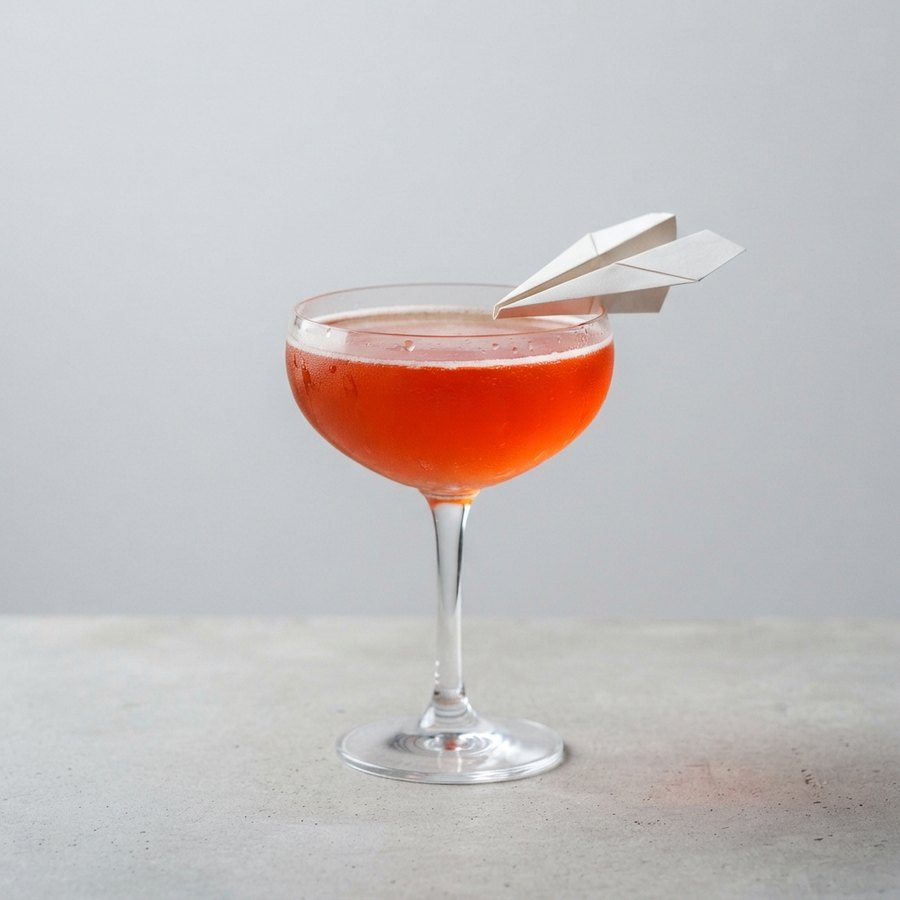
#> input picture specs/v4-mockups/split-min/img/paper-plane.jpg, 900 x 900 px, given in place of paper-plane.jpg.png, which was not available
$ python -i bake.py   (imports and definitions only)
#> lines starting #> are read from the running program, lines starting #| are printed output that depends on the picture; pictures that were not available may be replaced by others from this repository, and a replacement may not be noted
"""
Images for split-min (v4 Split palette on the "less stuff" layout).

  img/<id>.jpg        studio master, full colour, untouched (Split spec section 7)
  img/proof/<id>.jpg  grey proof of a drink not yet caught (Dex only): luminance
                      compressed into 186..244 so the seamless lands on g9 #F4F4F4

Same maths as ../split/tools/proofs.py. Reads ~/Desktop/CLINK DEX PHOTOS/<id>.png,
writes only under this folder.   python3 tools/bake.py   (from split-min/)
"""
import os
import numpy as np
from PIL import Image

HERE = os.path.dirname(os.path.dirname(os.path.abspath(__file__)))
SRC = os.path.expanduser('~/Desktop/CLINK DEX PHOTOS')
COLOUR = ['negroni', 'paper-plane', 'aperol-spritz', 'martini', 'margarita', 'caesar',
          'brandy-alexander', 'espresso-martini', 'aviation', 'old-fashioned', 'clover-club',
          'last-word', 'sidecar', 'penicillin', 'tom-collins', 'daiquiri',
          'negroni-sbagliato', 'white-negroni']
PROOF = ['greyhound', 'grasshopper', 'porto-flip', 'americano']
TINT, FLOOR, SEAMLESS = 244.0, 186.0, 0.80

def colour(i):
    im = Image.open(os.path.join(SRC, f'{i}.png')).convert('RGB').resize((900, 900), Image.LANCZOS)
    im.save(os.path.join(HERE, 'img', f'{i}.jpg'), quality=86, optimize=True)

def proof(i):
#> called with i = '../img/paper-plane.jpg'
    im = Image.open(os.path.join(SRC, f'{i}.png')).convert('RGB').resize((400, 400), Image.LANCZOS)
    a = np.asarray(im).astype(np.float32) / 255.0
    lum = 0.2126 * a[..., 0] + 0.7152 * a[..., 1] + 0.0722 * a[..., 2]
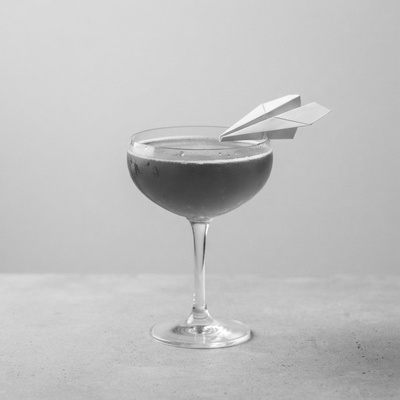
#> lum: shape (400, 400) float32; min 0.207, max 1, mean 0.756
    out = np.clip(TINT - (SEAMLESS - lum) * (TINT - FLOOR) / SEAMLESS, FLOOR - 8, 252)
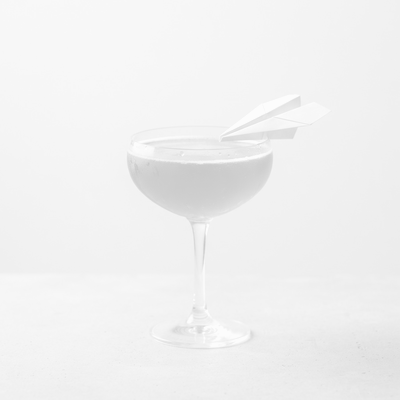
#> out: shape (400, 400) float32; min 201, max 252, mean 240.8
    Image.fromarray(out.astype(np.uint8), 'L').convert('RGB').save(
        os.path.join(HERE, 'img', 'proof', f'{i}.jpg'), quality=88, optimize=True)

# [4 lines not run here, left out]

>>> result = proof('../img/paper-plane.jpg')

$ run again, on specs/v4-mockups/split-min/img/sidecar.jpg
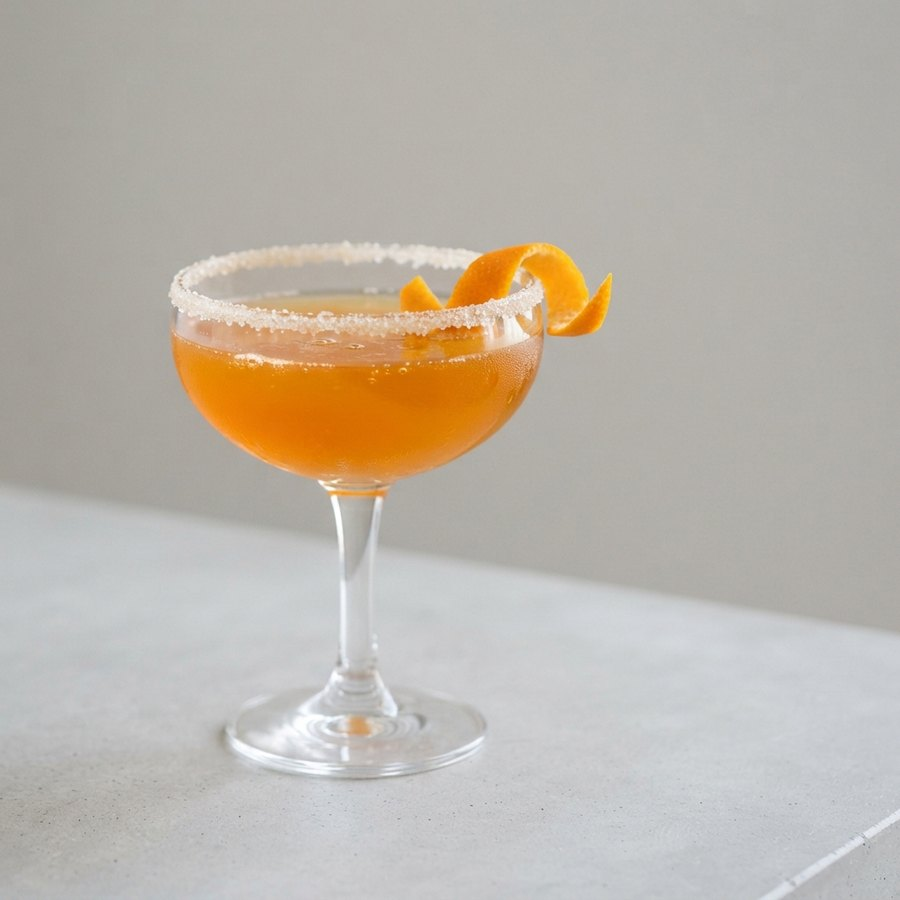
#> input picture specs/v4-mockups/split-min/img/sidecar.jpg, 900 x 900 px, given in place of sidecar.jpg.png, which was not available
#> in proof, `lum = 0.2126 * a[..., 0] + 0.7152 * a[..., 1] + 0.0722 * a[..., 2]`:
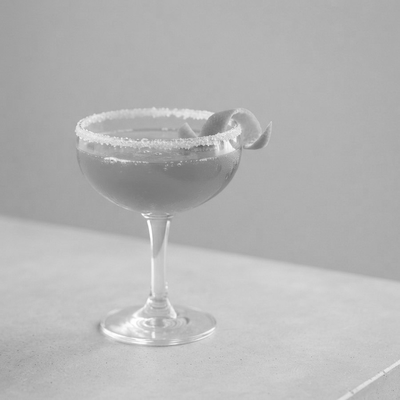
#> lum: shape (400, 400) float32; min 0.38, max 1, mean 0.714
#> in proof, `out = np.clip(TINT - (SEAMLESS - lum) * (TINT - FLOOR) / SEAMLESS, FLO..`:
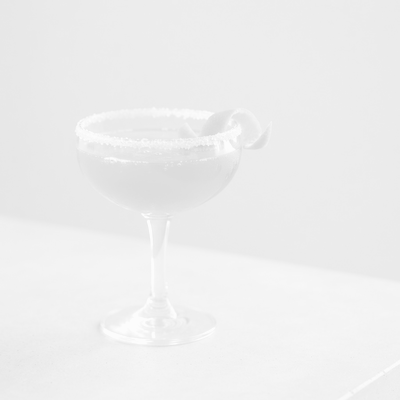
#> out: shape (400, 400) float32; min 213.5, max 252, mean 237.8
